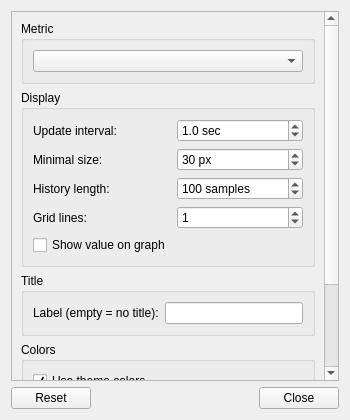
<?xml version="1.0" encoding="UTF-8"?>
<ui version="4.0">
 <class>NvMonitorConfiguration</class>
 <widget class="QDialog" name="NvMonitorConfiguration">
  <property name="geometry">
   <rect>
    <x>0</x>
    <y>0</y>
    <width>350</width>
    <height>420</height>
   </rect>
  </property>
  <property name="windowTitle">
   <string>NVIDIA Monitor Settings</string>
  </property>
  <layout class="QVBoxLayout" name="verticalLayout">
   <item>
    <widget class="QScrollArea" name="scrollArea">
     <property name="widgetResizable">
      <bool>true</bool>
     </property>
     <widget class="QWidget" name="scrollAreaWidgetContents">
      <property name="geometry">
       <rect>
        <x>0</x>
        <y>0</y>
        <width>330</width>
        <height>380</height>
       </rect>
      </property>
      <layout class="QVBoxLayout" name="verticalLayout_2">
       <item>
        <widget class="QGroupBox" name="metricGB">
         <property name="title">
          <string>Metric</string>
         </property>
         <layout class="QVBoxLayout" name="verticalLayout_3">
          <item>
           <widget class="QComboBox" name="metricCOB">
           </widget>
          </item>
         </layout>
        </widget>
       </item>
       <item>
        <widget class="QGroupBox" name="displayGB">
         <property name="title">
          <string>Display</string>
         </property>
         <layout class="QFormLayout" name="formLayout">
          <item row="0" column="0">
           <widget class="QLabel" name="updateIntervalL">
            <property name="text">
             <string>Update interval:</string>
            </property>
           </widget>
          </item>
          <item row="0" column="1">
           <widget class="QDoubleSpinBox" name="updateIntervalDSB">
            <property name="suffix">
             <string> sec</string>
            </property>
            <property name="decimals">
             <number>1</number>
            </property>
            <property name="minimum">
             <double>0.100000000000000</double>
            </property>
            <property name="maximum">
             <double>60.000000000000000</double>
            </property>
            <property name="singleStep">
             <double>0.100000000000000</double>
            </property>
            <property name="value">
             <double>1.000000000000000</double>
            </property>
           </widget>
          </item>
          <item row="1" column="0">
           <widget class="QLabel" name="minimalSizeL">
            <property name="text">
             <string>Minimal size:</string>
            </property>
           </widget>
          </item>
          <item row="1" column="1">
           <widget class="QSpinBox" name="minimalSizeSB">
            <property name="suffix">
             <string> px</string>
            </property>
            <property name="minimum">
             <number>10</number>
            </property>
            <property name="maximum">
             <number>500</number>
            </property>
            <property name="value">
             <number>30</number>
            </property>
           </widget>
          </item>
          <item row="2" column="0">
           <widget class="QLabel" name="maxHistoryL">
            <property name="text">
             <string>History length:</string>
            </property>
           </widget>
          </item>
          <item row="2" column="1">
           <widget class="QSpinBox" name="maxHistorySB">
            <property name="suffix">
             <string> samples</string>
            </property>
            <property name="minimum">
             <number>10</number>
            </property>
            <property name="maximum">
             <number>1000</number>
            </property>
            <property name="value">
             <number>100</number>
            </property>
           </widget>
          </item>
          <item row="3" column="0">
           <widget class="QLabel" name="gridLinesL">
            <property name="text">
             <string>Grid lines:</string>
            </property>
           </widget>
          </item>
          <item row="3" column="1">
           <widget class="QSpinBox" name="gridLinesSB">
            <property name="minimum">
             <number>0</number>
            </property>
            <property name="maximum">
             <number>10</number>
            </property>
            <property name="value">
             <number>1</number>
            </property>
           </widget>
          </item>
          <item row="4" column="0">
           <widget class="QCheckBox" name="showValueCB">
            <property name="text">
             <string>Show value on graph</string>
            </property>
           </widget>
          </item>
         </layout>
        </widget>
       </item>
       <item>
        <widget class="QGroupBox" name="titleGB">
         <property name="title">
          <string>Title</string>
         </property>
         <layout class="QFormLayout" name="formLayout_2">
          <item row="0" column="0">
           <widget class="QLabel" name="titleLEL">
            <property name="text">
             <string>Label (empty = no title):</string>
            </property>
           </widget>
          </item>
          <item row="0" column="1">
           <widget class="QLineEdit" name="titleLE"/>
          </item>
         </layout>
        </widget>
       </item>
       <item>
        <widget class="QGroupBox" name="colorsGB">
         <property name="title">
          <string>Colors</string>
         </property>
         <layout class="QFormLayout" name="formLayout_3">
          <item row="0" column="0">
           <widget class="QCheckBox" name="useThemeColorsCB">
            <property name="text">
             <string>Use theme colors</string>
            </property>
            <property name="checked">
             <bool>true</bool>
            </property>
           </widget>
          </item>
          <item row="1" column="0">
           <widget class="QLabel" name="graphColorL">
            <property name="text">
             <string>Graph color:</string>
            </property>
           </widget>
          </item>
          <item row="1" column="1">
           <widget class="QPushButton" name="graphColorPB">
            <property name="text">
             <string/>
            </property>
            <property name="flat">
             <bool>true</bool>
            </property>
           </widget>
          </item>
          <item row="2" column="0">
           <widget class="QLabel" name="gridColorL">
            <property name="text">
             <string>Grid color:</string>
            </property>
           </widget>
          </item>
          <item row="2" column="1">
           <widget class="QPushButton" name="gridColorPB">
            <property name="text">
             <string/>
            </property>
            <property name="flat">
             <bool>true</bool>
            </property>
           </widget>
          </item>
          <item row="3" column="0">
           <widget class="QLabel" name="titleColorL">
            <property name="text">
             <string>Title color:</string>
            </property>
           </widget>
          </item>
          <item row="3" column="1">
           <widget class="QPushButton" name="titleColorPB">
            <property name="text">
             <string/>
            </property>
            <property name="flat">
             <bool>true</bool>
            </property>
           </widget>
          </item>
         </layout>
        </widget>
       </item>
       <item>
        <spacer name="verticalSpacer">
         <property name="orientation">
          <enum>Qt::Vertical</enum>
         </property>
         <property name="sizeHint" stdset="0">
          <size>
           <width>20</width>
           <height>40</height>
          </size>
         </property>
        </spacer>
       </item>
      </layout>
     </widget>
    </widget>
   </item>
   <item>
    <widget class="QDialogButtonBox" name="buttons">
     <property name="orientation">
      <enum>Qt::Horizontal</enum>
     </property>
     <property name="standardButtons">
      <set>QDialogButtonBox::Close|QDialogButtonBox::Reset</set>
     </property>
    </widget>
   </item>
  </layout>
 </widget>
 <resources/>
 <connections>
  <connection>
   <sender>buttons</sender>
   <signal>accepted()</signal>
   <receiver>NvMonitorConfiguration</receiver>
   <slot>accept()</slot>
  </connection>
  <connection>
   <sender>buttons</sender>
   <signal>rejected()</signal>
   <receiver>NvMonitorConfiguration</receiver>
   <slot>reject()</slot>
  </connection>
 </connections>
</ui>
